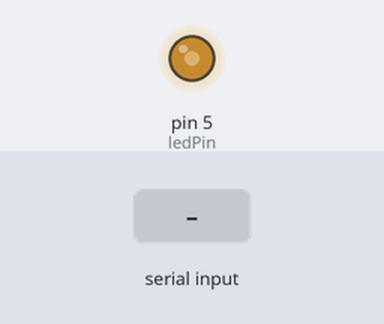
A sketch run on a simulated Arduino Uno, built with avr-gcc and run on an emulated ATmega328P. On the bench: output pins drawn as LEDs (lit = HIGH). The inputs (shaded band) are chosen by the test bench.

Above: at 1.2 s.
1.3 s: "1\n" received over Serial
At 1.9 s:
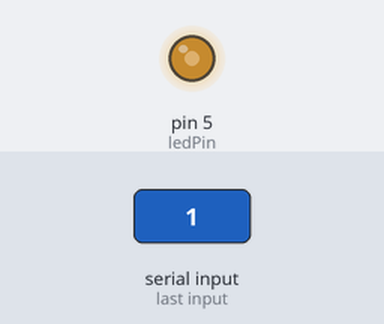
3.9 s: byte 10 ('\n') received over Serial
At 4.3 s:
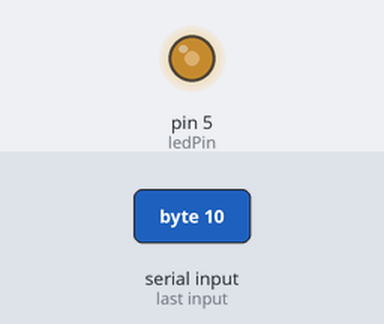
6.0 s: "0\n" received over Serial
At 6.8 s:
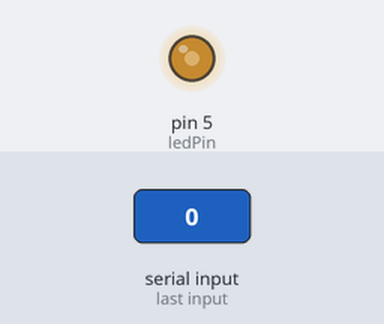
Timing chart, 0 to 9.0 s (numbered marks = the images above; inputs shaded):
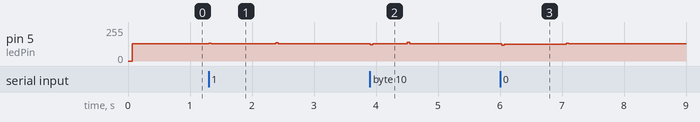

The sketch:

Exp7b3.ino
```cpp
#include <TimerOne.h>

const int ledPin = 5;
const float freq0 = 666.66;
const float freq1 = 833.33;
const float freqNewByte = 400.0; // New frequency for a new byte
const unsigned long period0 = 0.5e6 / freq0;
const unsigned long period1 = 0.5e6 / freq1;
const unsigned long periodNewByte = 0.5e6 / freqNewByte;
const float inactivePeriod = 0.5e4;
const unsigned long bitDuration = 50; // 50 milliseconds per bit                      <--- Deze aanpassen als sneller of trager willen

String inputString = "";
bool stringComplete = false;

void setup() {
  pinMode(ledPin, OUTPUT);
  Serial.begin(9600);

  Timer1.initialize(inactivePeriod);
  Timer1.attachInterrupt(blinkLED);
}

void loop() {
  if (stringComplete) {
    transmitString(inputString);
    inputString = "";
    stringComplete = false;
  }
}

void serialEvent() {
  while (Serial.available()) {
    char inChar = (char)Serial.read();
    inputString += inChar;
    if (inChar == '\n') {
      stringComplete = true;
    }
  }
}

void transmitString(String input) {
  transmitBit(true); // Start bit
  for (int i = 0; i < input.length(); i++) {
    char character = input.charAt(i);
    for (int j = 7; j >= 0; j--) {
      bool bit = bitRead(character, j);
      transmitBit(bit);
    }
    transmitBit(true); // New byte control bit
  }
  transmitBit(false); // Stop bit
  transmitBit(true); // New byte control bit
  Timer1.setPeriod(inactivePeriod);  // Restore original period
}

void transmitBit(bool bit) {
  if (bit) {
    Timer1.setPeriod(period1);
  } else {
    Timer1.setPeriod(period0);
  }
  delay(bitDuration);
}

void blinkLED() {
  static bool ledState = false;
  ledState = !ledState;

  if (ledState) {
    // Set LED pin HIGH
    PORTD |= (1 << PD5);
  } else {
    // Set LED pin LOW
    PORTD &= ~(1 << PD5);
  }
}
```

Measured:
- after the input at 1.3 s, pin 5 (ledPin): 128/255 → 129/255 at once, → 128/255 1.1 s later
- after the input at 3.9 s, pin 5 (ledPin): 128/255 → 121/255 at once, → 128/255 0.04 s later, → 140/255 0.56 s later, → 128/255 0.04 s later
- after the input at 6.0 s, pin 5 (ledPin): 128/255 → 126/255 at once, → 128/255 1.0 s later
